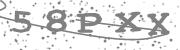
#> input picture assets/image/test/captcha/58PXX.jpg, 180 x 50 px
$ python ImageProcessing.py
#> lines starting #> are read from the running program, lines starting #| are printed output that depends on the picture; after the words box and inside, x2 and y2 are one past the last pixel; in counts of white or black regions, pixels touching at a corner belong together
import cv2
import pytesseract
from urllib.request import urlopen
import numpy as np


def detect_characters(cf=''):
    img_path = 'assets/image/test/normal-type.jpg'
    img = cv2.imread(img_path)
    img = cv2.cvtColor(img, cv2.COLOR_BGR2RGB)
    # print(pytesseract.image_to_string(img))
    # print(pytesseract.image_to_boxes(img))

    hImg, wImg, _ = img.shape
    boxes = pytesseract.image_to_boxes(img, config=cf)
    for b in boxes.splitlines():
        print(b)
        b = b.split(' ')
        print(b)
        x, y, w, h = int(b[1]), int(b[2]), int(b[3]), int(b[4])
        cv2.rectangle(img, (x, hImg - y), (w, hImg - h), (0, 0, 255), 2)
        cv2.putText(img, b[0], (x, hImg - y - 35), cv2.FONT_HERSHEY_SIMPLEX, 1, (50, 50, 255), 2)

    cv2.imshow('Test', img)
    cv2.waitKey()


def detect_words(cf=''):
    img_path = 'assets/image/test/normal-type.jpg'
    img = cv2.imread(img_path)
    img = cv2.cvtColor(img, cv2.COLOR_BGR2RGB)
    # print(pytesseract.image_to_string(img))
    # print(pytesseract.image_to_boxes(img))
    hImg, wImg, _ = img.shape
    boxes = pytesseract.image_to_data(img, config=cf)
    print(boxes)
    for x, b in enumerate(boxes.splitlines()):
        # index 0 is column name 'level	page_num	block_num	par_num	line_num	word_num	left	top	width	height	conf	text'
        if x != 0:
            b = b.split()
            print(b)
            if len(b) == 12:
                x, y, w, h = int(b[6]), int(b[7]), int(b[8]), int(b[9])
                cv2.rectangle(img, (x, y), (w + x, h + y), (0, 0, 255), 2)
                cv2.putText(img, b[11], (x, y - 5), cv2.FONT_HERSHEY_SIMPLEX, 1, (50, 50, 255), 2)

    cv2.imshow('Test', img)
    cv2.waitKey()


def solve_captcha(cf=''):
    # [5 lines of commented-out code are left out]

#> called with cf = '--oem 3 --psm 10'
    img_path = 'assets/image/test/captcha/58PXX.jpg'
    img_original = cv2.imread(img_path, cv2.IMREAD_UNCHANGED)
#> img_original is the input picture: shape (50, 180, 3); min 101, max 255, mean 226.3
    # img_original = cv2.cvtColor(img_original, cv2.COLOR_BGR2HSV)
    print('Original Dimensions : ', img_original.shape)
#| Original Dimensions :  (50, 180, 3)

    scale_percent = 300  # percent of original size
    width = int(img_original.shape[1] * scale_percent / 100)
#> width = 540
    height = int(img_original.shape[0] * scale_percent / 100)
#> height = 150
    dim = (width, height)
#> dim = (540, 150)
    img_resized = cv2.resize(img_original, dim, interpolation=cv2.INTER_AREA)
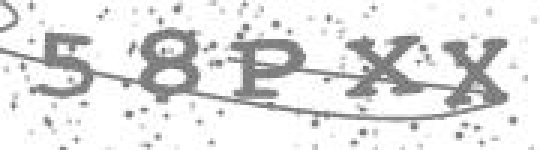
#> img_resized: shape (150, 540, 3); min 101, max 255, mean 226.3
    print('Resized Dimensions : ', img_resized.shape)
#| Resized Dimensions :  (150, 540, 3)

    img_gray = cv2.cvtColor(img_resized, cv2.COLOR_BGR2GRAY)
    # print('Gray Dimensions : ', img_gray.shape)

    (thresh, img_black_white) = cv2.threshold(img_gray, 150, 255, cv2.THRESH_BINARY)
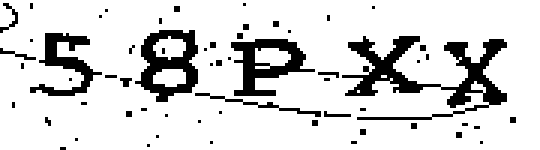
#> img_black_white: shape (150, 540); 84.5% white; 60 black regions (34 under 20 px), largest, box (x1, y1, x2, y2) and area: (342, 36, 507, 120) 4608, (135, 30, 198, 102) 2277, (231, 39, 315, 96) 2097
    # [6 lines of commented-out code are left out]

    ans = ''
    hImg, wImg = img_black_white.shape
#> hImg = 150; wImg = 540
    boxes = pytesseract.image_to_boxes(img_black_white, config=cf, lang='eng')
    for b in boxes.splitlines():
        # print(b)
        b = b.split(' ')
        # print(b)
        if b[0] not in ['.', ':', '\'']:
            ans += b[0]
        x, y, w, h = int(b[1]), int(b[2]), int(b[3]), int(b[4])

        cv2.rectangle(img_resized, (x, hImg - y), (w, hImg - h), (0, 0, 255), 2)
        cv2.putText(img_resized, b[0], (x, hImg - y - 20), cv2.FONT_HERSHEY_SIMPLEX, 1, (50, 50, 255), 2)

        cv2.rectangle(img_gray, (x, hImg - y), (w, hImg - h), (0, 0, 255), 2)

        cv2.rectangle(img_black_white, (x, hImg - y), (w, hImg - h), (0, 0, 255), 2)

    print('Captcha is : {}'.format(ans))
    cv2.imshow('Original image', img_resized)
    cv2.imshow('Gray image', img_gray)
    cv2.imshow('Black white image', img_black_white)
    cv2.waitKey(0)
    cv2.destroyAllWindows()


if __name__ == '__main__':
    print('tesseract version : {}'.format(pytesseract.get_tesseract_version()))
    print('tesseract support languages : {}'.format(pytesseract.get_languages()))

    conf = r'--oem 3 --psm 10'
    # conf = r'--oem 3 --psm 6 outputbase digits'
    # detect_characters(conf)
    # detect_words(conf)
    solve_captcha(conf)
#> (the call stopped at in solve_captcha, `boxes = pytesseract.image_to_boxes(img_black_white, config=cf, lang='e..`: pytesseract is not available in this run)
